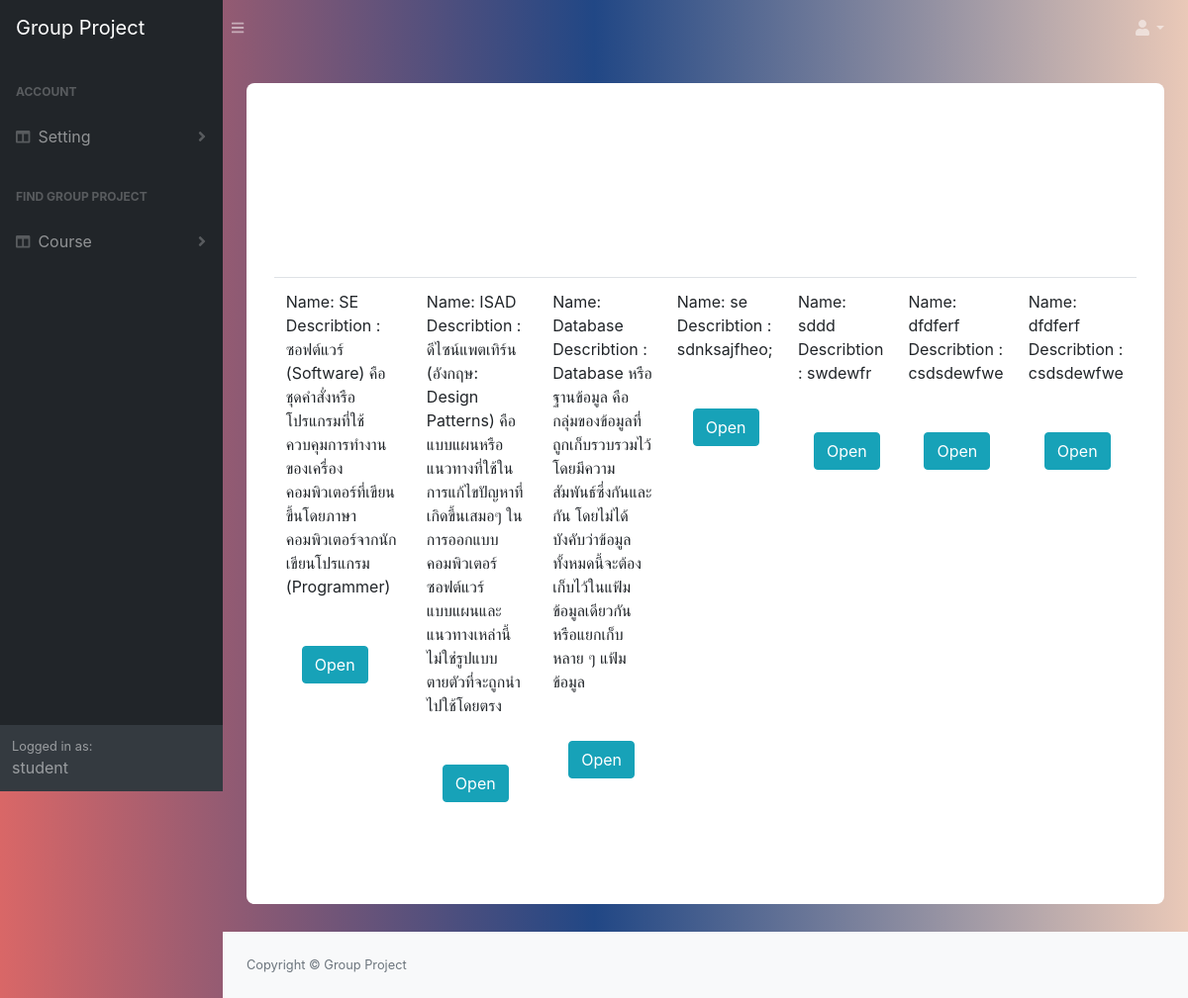
/course/ (signed in), run on the app's committed database.
### manage_app/models.py (models this page shows)
class Course(models.Model):
   name = models.CharField(max_length=50)
   desc = models.TextField()
   student = models.ManyToManyField(Student, through='Student_Enroll')
   project = models.ManyToManyField(Project, through='Course_Assign')

### manage_app/views.py (the view)
# urls.py: path('course/',views.selectCouse, name='find_project_couse'),
@login_required
def selectCouse(request):
    coursall = Course.objects.all()
    return render(request, 'manage_app/course.html',context={
        'coursall': coursall,}
    )

### manage_app/templates/manage_app/course.html (shortened to what this page needs)
{% extends 'base.html' %} {% block content %} {% load static %}
<div class="container emp-profile">
    <form class="form-inline" method="GET" action="{% url 'find_project_couse' %}">
        <div class="row">
            <div class="col-md">
                  <table class="table">
                <tbody>
                    {% for item in coursall %}
                    <td> Name: {{ item.name }}</br> Describtion : {{ item.desc }}</br></br></br>
                            <a type="submit" class="btn btn-info ml-3" href="{% url 'find_project_project' course_id=item.id %}">Open</a>
                    </td>
                    </br> {% endfor %}
                </tbody>
            </table>
    </form></br></br>
            </div>
        </div>
</div>
{% endblock %}

### templates/base.html (shortened to what this page needs)
<!DOCTYPE html> {% load static %}
<html lang="en">
    <head>
        <link href="{% static 'css/styles.css' %}" rel="stylesheet" />
        <link href="{% static 'css/front.css' %}" rel="stylesheet" />
        <link href="https://cdn.datatables.net/1.10.20/css/dataTables.bootstrap4.min.css" rel="stylesheet" />
    </head>
    <body class="sb-nav-fixed">
        <nav class="sb-topnav navbar navbar-expand navbar-dark " >
            <a class="navbar-brand" href="{%url 'find_project_home' %}">Group Project</a><button class="btn btn-link btn-sm order-1 order-lg-0" id="sidebarToggle" href="#"><i class="fas fa-bars"></i></button
            >
            <ul class="navbar-nav ml-auto ml-md-0">
                <li class="nav-item dropdown">
                    <a class="nav-link dropdown-toggle" id="userDropdown" href="#" role="button" data-toggle="dropdown" aria-haspopup="true" aria-expanded="false"><i class="fas fa-user fa-fw"></i></a>
                </li>
            </ul>
        </nav>
        <div id="layoutSidenav">
            <div id="layoutSidenav_nav">
                <nav class="sb-sidenav accordion sb-sidenav-dark" id="sidenavAccordion">
                    <div class="sb-sidenav-menu">
                        <div class="nav">
                          <div class="sb-sidenav-menu-heading">Account </div>
                            <a class="nav-link collapsed" href="#" data-toggle="collapse" data-target="#collapseLayouts" aria-expanded="false" aria-controls="collapseLayouts"
                                ><div class="sb-nav-link-icon"><i class="fas fa-columns"></i></div>
                                Setting
                                <div class="sb-sidenav-collapse-arrow"><i class="fas fa-angle-down"></i></div
                            ></a>
                            <div class="sb-sidenav-menu-heading">Find Group Project</div>
                            <a class="nav-link collapsed" href="#" data-toggle="collapse" data-target="#collapseLayouts" aria-expanded="false" aria-controls="collapseLayouts"
                                ><div class="sb-nav-link-icon"><i class="fas fa-columns"></i></div>
                                Course
                                <div class="sb-sidenav-collapse-arrow"><i class="fas fa-angle-down"></i></div
                            ></a>
                        </div>
                    </div>
                    <div class="sb-sidenav-footer">
                        <div class="small">Logged in as:</div>
                        {{request.user.username}}
                    </div>
                </nav>
            </div>
            <div id="layoutSidenav_content">
                <main>
                    <div class="container-fluid">
                      {% block content %}
                      {% endblock  %}
                    </div>
                <footer class="py-4 bg-light mt-auto">
                    <div class="container-fluid">
                        <div class="d-flex align-items-center justify-content-between small">
                            <div class="text-muted">Copyright &copy; Group Project </div>
                        </div>
                    </div>
                </footer>
    </body>
</html>

### static/css/front.css (style rules this page uses)
body { background: -webkit-linear-gradient(left, #D96767, #214785, #EAC9B8); }
.emp-profile { padding: 3%; margin-top: 3%; margin-bottom: 3%; border-radius: 0.5rem; background: #fff; }

### manage_app/templates/manage_app/course.html (style rules this page uses)
body { background: -webkit-linear-gradient(left, #D96767, #214785, #EAC9B8); }
.emp-profile { padding: 3%; margin-top: 3%; margin-bottom: 3%; border-radius: 0.5rem; background: #fff; }

### data on the page
Course: name "SE", desc "ซอฟต์แวร์ (Software) คือ ชุดคำสั่งหรือโปรแกรมที่ใช้ควบคุมการทำงานของเครื่องคอมพิวเตอร์ที่เขียนขึ้นโดยภาษาคอมพิวเตอร์จากนักเขียนโปรแกรม (Programmer)"
Course: name "ISAD", desc "ดีไซน์แพตเทิร์น (อังกฤษ: Design Patterns) คือแบบแผนหรือแนวทางที่ใช้ในการแก้ไขปัญหาที่เกิดขึ้นเสมอๆ ในการออกแบบคอมพิวเตอร์ซอฟต์แวร์ แบบแผนและแนวทางเหล่านี้ไม่ใช่รูปแบบตายตัวที่จะถูกนำไปใช้โดยตรง"
Course: name "Database", desc "Database หรือ ฐานข้อมูล คือ กลุ่มของข้อมูลที่ถูกเก็บรวบรวมไว้ โดยมีความสัมพันธ์ซึ่งกันและกัน โดยไม่ได้บังคับว่าข้อมูลทั้งหมดนี้จะต้องเก็บไว้ในแฟ้มข้อมูลเดียวกันหรือแยกเก็บหลาย ๆ แฟ้มข้อมูล"
Course: name "se", desc "sdnksajfheo;"
Course: name "sddd", desc "swdewfr"
Course: name "dfdferf", desc "csdsdewfwe"
Course: name "dfdferf", desc "csdsdewfwe"

### other printed values
{{ request.user.username }} "student"
